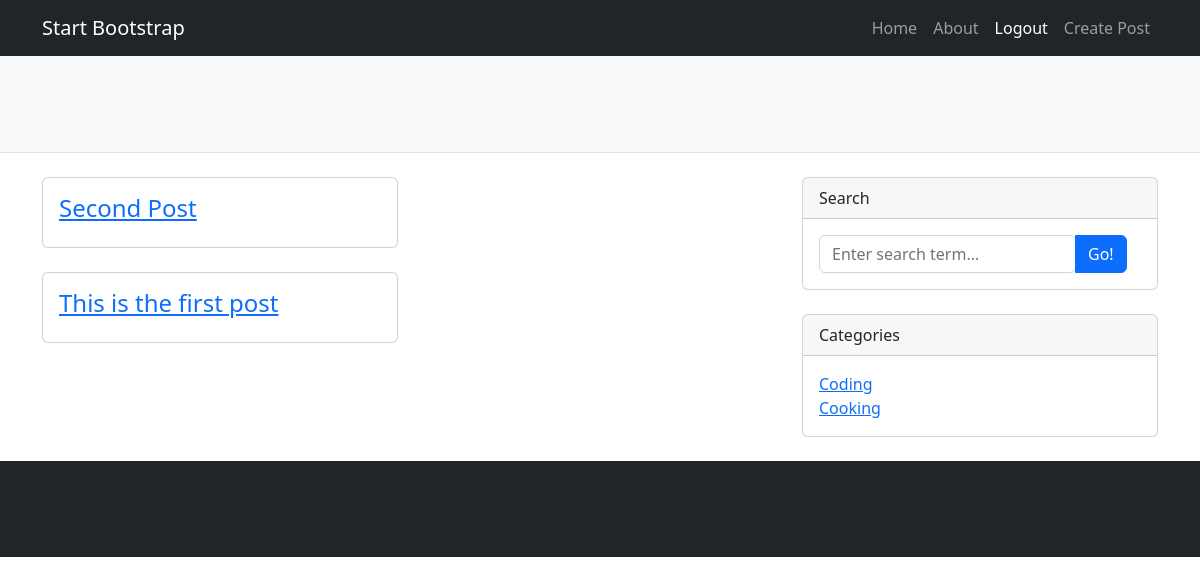
/category/1 (signed in), run on the app's committed database.
### core/models.py (models this page shows, shortened)
class Post(models.Model):
    author = models.ForeignKey(User, on_delete=models.CASCADE)
    title = models.CharField(max_length=30)
    overview = models.CharField(max_length=60, null=True, blank=True)
    content = RichTextField(blank=True, null=True)
    category = models.ManyToManyField(Category, blank=True)
    thumbnail = models.ImageField(upload_to='media/thumbnails', null=True, blank=True)
    timestamp = models.DateTimeField(auto_now_add=True)
    view_count = models.IntegerField(default=0)

class Category(models.Model):
    category_name = models.CharField(max_length=30)

### core/views.py (the view)
# urls.py: path('category/<int:category_id>', views.category_browse, name='category-browse'),
def category_browse(request, category_id):
    category_selected = get_object_or_404(Category, id=category_id)
    post_list = Post.objects.filter(category=category_selected)
    return render(request, 'core/category_result.html', {'post_list': post_list})

### core/context_processors.py (called while the page is built)
def category_sidebar(request):
    return {'category_list': Category.objects.all()}

### core/templates/core/category_result.html (shortened to what this page needs)
{% extends 'core/base.html' %}
{% load static %}
{% block content %}
    <header class="py-5 bg-light border-bottom mb-4">
    </header>
    <div class="container">
        <div class="row">
            <div class="col-lg-8">
                <div class="row">
                    <div class="col-lg-6">
                        {% for post in post_list %}
                            <div class="card mb-4">
                                <div class="card-body">
                                    <h2 class="card-title h4"><a href="{% url 'post-detail' post.id %}">{{ post.title }}</a></h2>
                                </div>
                            </div>
                        {% endfor %}
                                </div>
                                <div class="col-lg-6">
                        </div>
                </div>
            </div>
{% endblock %}

### core/templates/core/base.html (shortened to what this page needs)
{% load static %}
<!DOCTYPE html>
<html lang="en">
<head>
    <link href="{% static 'css/styles.css' %}" rel="stylesheet"/>
</head>
<body>
<nav class="navbar navbar-expand-lg navbar-dark bg-dark">
    <div class="container">
        <a class="navbar-brand" href="{% url 'home' %}">Start Bootstrap</a>
        <div class="collapse navbar-collapse" id="navbarSupportedContent">
            <ul class="navbar-nav ms-auto mb-2 mb-lg-0">
                <li class="nav-item"><a class="nav-link" href="#">Home</a></li>
                <li class="nav-item"><a class="nav-link" href="#!">About</a></li>
                {% if user.is_authenticated %}
                    <li class="nav-item"><a class="nav-link active" aria-current="page"
                                            href="{% url 'logout' %}">Logout</a></li>
                    <li class="nav-item"><a class="nav-link" href="{% url 'add-post' %}">Create Post</a></li>
                {% else %}
                    <li class="nav-item"><a class="nav-link active" aria-current="page"
                                            href="{% url 'login' %}">Login</a></li>
                    <li class="nav-item"><a class="nav-link active" aria-current="page" href="{% url 'register' %}">Register</a>
                    </li>
                {% endif %}
            </ul>
        </div>
    </div>
</nav>
{% block content %}
{% endblock %}
<div class="col-lg-4">
    <div class="card mb-4">
        <div class="card-header">Search</div>
        <div class="card-body">
            <div class="input-group">
                <form action="{% url 'search' %}" method="GET">
                    <input name="q" class="form-control" type="text" placeholder="Enter search term..."
                           aria-label="Enter search term..." aria-describedby="button-search"/>
                </form>
                <button class="btn btn-primary" id="button-search" type="button">Go!</button>
            </div>
        </div>
    </div>
    <div class="card mb-4">
        <div class="card-header">Categories</div>
        <div class="card-body">
            <div class="row">
                <div class="col-sm-6">
                    {% for category in category_list %}
                        <ul class="list-unstyled mb-0">
                            <li><a href="{% url 'category-browse' category.id %}">{{ category.category_name }}</a></li>
                        </ul>
                    {% endfor %}
                </div>
            </div>
        </div>
    </div>
</div>
</div>
</div>
<footer class="py-5 bg-dark">
</footer>
</body>
</html>

### data on the page
Post: title "Second Post"
Post: title "This is the first post"
Category: category_name "Coding"
Category: category_name "Cooking"
